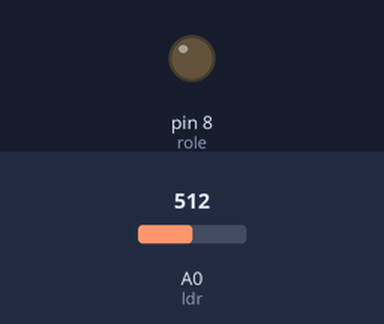
Recording of a sketch running on a simulated Arduino Uno, built with avr-gcc and run on an emulated ATmega328P. Parts: output pins drawn as LEDs (lit = HIGH). The inputs (shaded band) are chosen by the test bench; at power-on: A0 (ldr) = 512.

Above: at 1.2 s.
1.3 s: A0 (ldr) set to 89
2.8 s: A0 (ldr) set to 74
At 3.3 s:
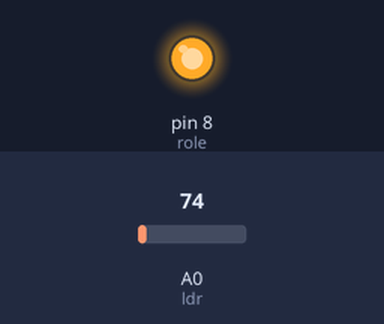
4.3 s: A0 (ldr) set to 90
At 5.5 s:
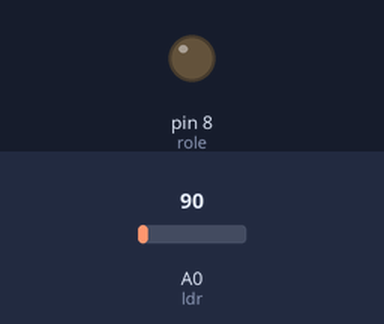
5.8 s: A0 (ldr) set to 70
At 6.8 s:
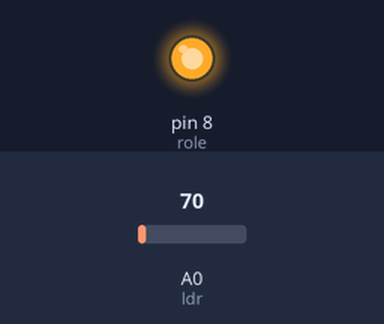
Timing chart, 0 to 8.3 s (numbered marks = the images above; inputs shaded):
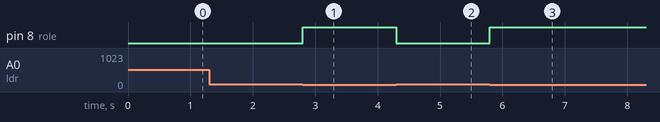

Measured:
- the behaviour switches between 80 and 79 on A0 (ldr) (found by bisection; images 0 and 1)
- after the input at 1.3 s, every drawn part: stays the same
- after the input at 2.8 s, pin 8 (role): LOW → HIGH at once
- after the input at 4.3 s, pin 8 (role): HIGH → LOW at once
- after the input at 5.8 s, pin 8 (role): LOW → HIGH at once

The sketch:

GunesPanelSokakKodlama.ino
```cpp
int ldr=A0;
int ldrdeger=0;
int role=8;


void setup() {
  pinMode(role,OUTPUT);
  Serial.begin(9600);

}

void loop() {
  ldrdeger=analogRead(ldr);

  if(ldrdeger<80){
    digitalWrite(role,HIGH);
  }
  else{
    digitalWrite(role,LOW);
  }

}
```
